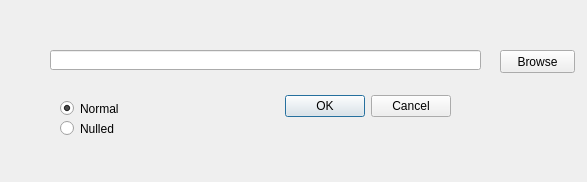
<?xml version="1.0" encoding="UTF-8"?>
<ui version="4.0">
 <class>SaveWaveDlg</class>
 <widget class="QDialog" name="SaveWaveDlg">
  <property name="geometry">
   <rect>
    <x>0</x>
    <y>0</y>
    <width>587</width>
    <height>182</height>
   </rect>
  </property>
  <property name="windowTitle">
   <string>Dialog</string>
  </property>
  <widget class="QDialogButtonBox" name="buttonBox">
   <property name="geometry">
    <rect>
     <x>110</x>
     <y>90</y>
     <width>341</width>
     <height>32</height>
    </rect>
   </property>
   <property name="orientation">
    <enum>Qt::Horizontal</enum>
   </property>
   <property name="standardButtons">
    <set>QDialogButtonBox::Cancel|QDialogButtonBox::Ok</set>
   </property>
  </widget>
  <widget class="QLineEdit" name="lineEdit">
   <property name="geometry">
    <rect>
     <x>50</x>
     <y>50</y>
     <width>431</width>
     <height>20</height>
    </rect>
   </property>
  </widget>
  <widget class="QPushButton" name="browsePB">
   <property name="geometry">
    <rect>
     <x>500</x>
     <y>50</y>
     <width>75</width>
     <height>23</height>
    </rect>
   </property>
   <property name="text">
    <string>Browse</string>
   </property>
  </widget>
  <widget class="QRadioButton" name="normalRb">
   <property name="geometry">
    <rect>
     <x>60</x>
     <y>100</y>
     <width>82</width>
     <height>17</height>
    </rect>
   </property>
   <property name="text">
    <string>Normal</string>
   </property>
   <property name="checked">
    <bool>true</bool>
   </property>
  </widget>
  <widget class="QRadioButton" name="radioButton_2">
   <property name="geometry">
    <rect>
     <x>60</x>
     <y>120</y>
     <width>82</width>
     <height>17</height>
    </rect>
   </property>
   <property name="text">
    <string>Nulled</string>
   </property>
  </widget>
 </widget>
 <resources/>
 <connections>
  <connection>
   <sender>buttonBox</sender>
   <signal>accepted()</signal>
   <receiver>SaveWaveDlg</receiver>
   <slot>accept()</slot>
   <hints>
    <hint type="sourcelabel">
     <x>248</x>
     <y>254</y>
    </hint>
    <hint type="destinationlabel">
     <x>157</x>
     <y>274</y>
    </hint>
   </hints>
  </connection>
  <connection>
   <sender>buttonBox</sender>
   <signal>rejected()</signal>
   <receiver>SaveWaveDlg</receiver>
   <slot>reject()</slot>
   <hints>
    <hint type="sourcelabel">
     <x>316</x>
     <y>260</y>
    </hint>
    <hint type="destinationlabel">
     <x>286</x>
     <y>274</y>
    </hint>
   </hints>
  </connection>
 </connections>
</ui>
